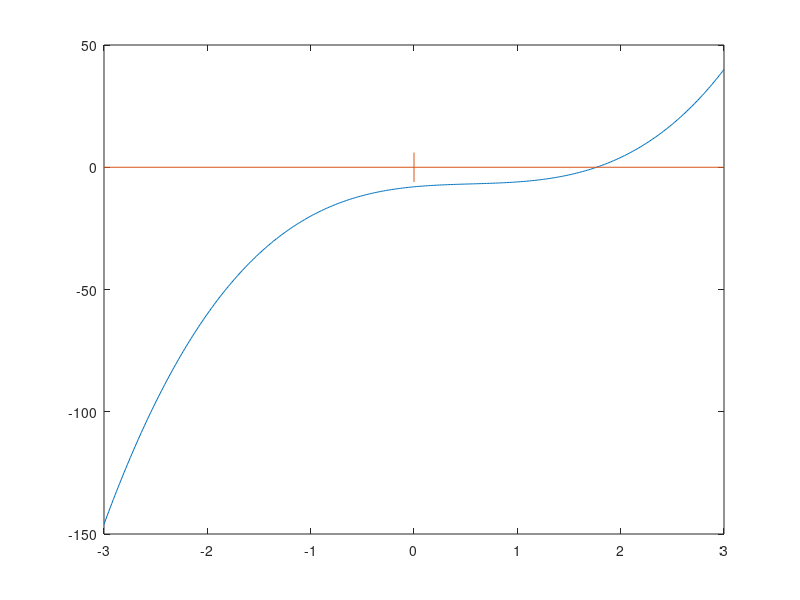

This figure's MATLAB source: (Note: this script raises an error after producing the figure.)
%Grafik Tunggal Persamaan 1

x = linspace(-3,3,400);
f = @(x) 3*x.^3 - 5*x.^2 + 4*x - 7 - 1;
y = f(x);
plot(x,y)

line([-3,3],[0,0])
line([0,0],[-6,6])

gtext('y = 3*x.^3 - 5*x.^2 + 4*x - 7 - 1')
gtext('Akar')
